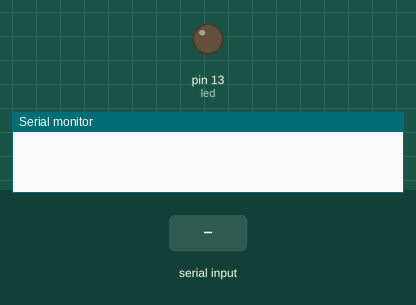
The sketch below on a simulated Arduino Uno, built with avr-gcc and run on an emulated ATmega328P. Parts: output pins drawn as LEDs (lit = HIGH), the last lines printed to the serial monitor. Inputs (shaded band) come from the test bench.

Above: at 1.2 s.
1.3 s: "A" received over Serial
At 2.1 s:
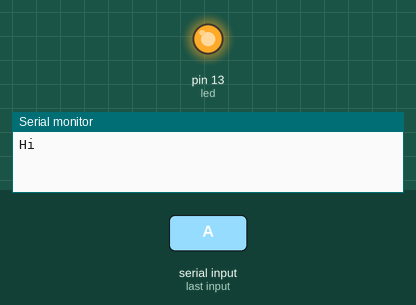
2.8 s: "1" received over Serial
At 3.6 s:
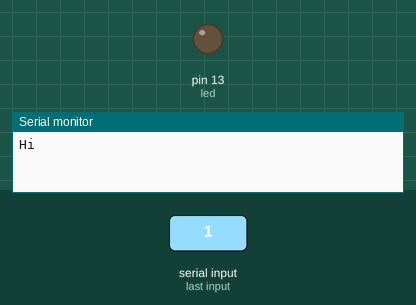
Timing chart, 0 to 5.8 s (numbered marks = the images above; inputs shaded):
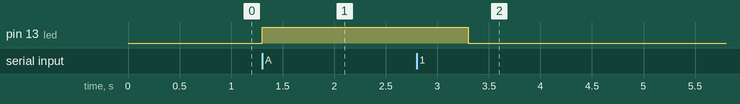

The sketch:

IGEN_330_4.1_simplereadAB.ino
```cpp
int led = 13;

void setup() {
  // put your setup code here, to run once:

  Serial.begin(9600);
  pinMode(led,OUTPUT);
  //pinMode(LED_BUILTIN, OUTPUT);
}

void loop() {
  // put your main code here, to run repeatedly:
  //Serial.print("Hi");

  if(Serial.available()>0){ //someone types something in and hits enter

    //arduino reads data
    int data = Serial.read();


    if(data == 'A'){
      digitalWrite(led, HIGH);
      Serial.println("Hi");
      //digitalWrite(LED_BUILTIN, HIGH);
      delay(2000);
    }
    else
      //digitalWrite(LED_BUILTIN, LOW);
      digitalWrite(led, LOW);
  }
}
```

Measured:
- after the input at 1.3 s, pin 13 (led): LOW → HIGH at once
- after the input at 2.8 s, pin 13 (led): HIGH → LOW after 0.50 s
